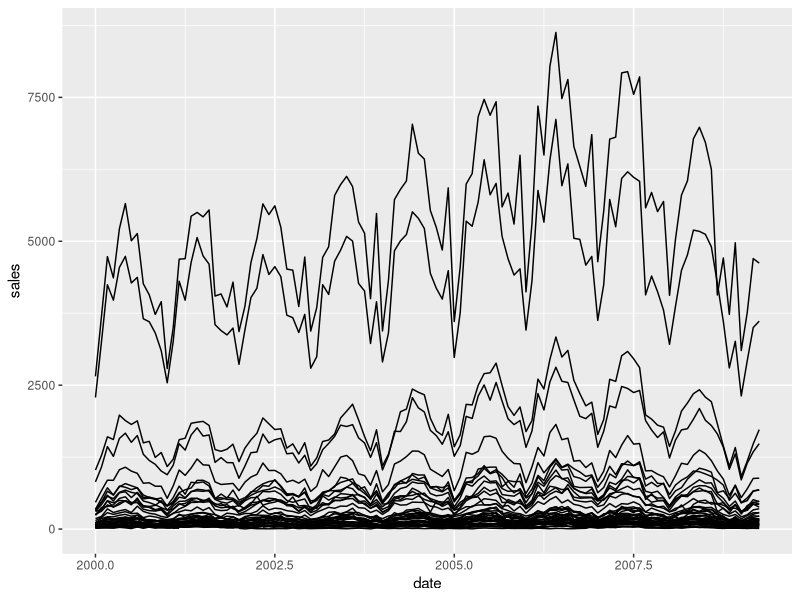
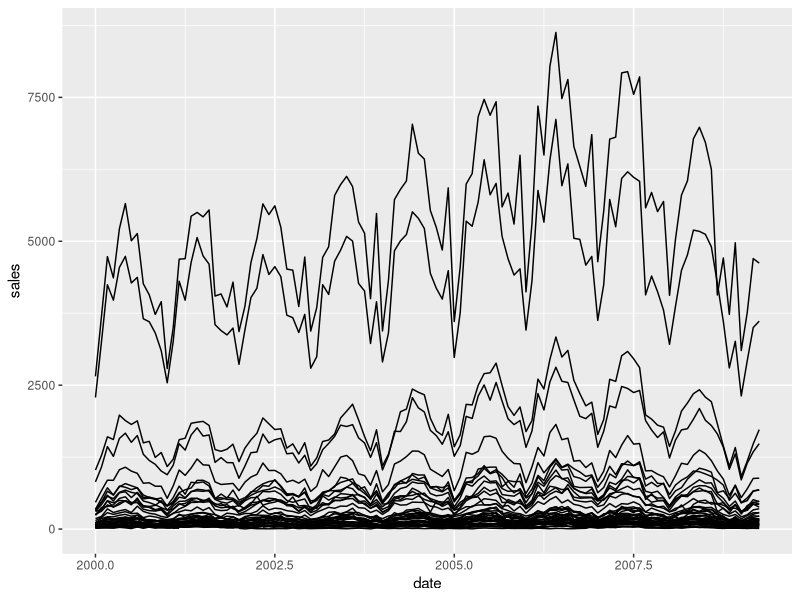

R code for these plots, in order: (Note: this script raises an error after producing the figures.)
library(ggplot2)
options(na.action = "na.exclude")

# Helper functions ----------------------------------------------------------
deseas <- function(var, month) {
  resid(lm(var ~ factor(month))) + mean(var, na.rm = TRUE)
}

# Explore multiple cities ----------------------------------------------------
tx <- read.csv("tx-house-sales.csv")

# We know from our exploration of Houston data that many of the series
# have strong seasonal components.  It's a good idea to check that's true for 
# all cities.  We'll start with sales.
qplot(date, sales, data = tx, geom = "line", group = city)
ggsave("tx-all-sales.pdf", width = 8, height = 4)

# Hmmmm.  Problem!  There's a large variation in the number of sales between
# cities.  The seasonal pattern does look pretty constant though.

# First possible solution, just remove the seasonal effect as we did for a 
# single city, but applied to multiple cities (using model as a tool)  
tx <- ddply(tx, "city", transform, 
  sales_ds = deseas(sales, month))
qplot(date, sales_ds, data = tx, geom = "line", group = city)
ggsave("tx-all-sales-ds.pdf", width = 8, height = 4)

# It works, but we don't gain much insight into what's going on.
# Let's fit the models, and actually look at them this time
models <- dlply(tx, "city", function(df) 
  lm(sales ~ factor(month), data = df))

models[[1]]
coef(models[[1]])

# To extract the coefficients, we want to go from a list to data frame
# Notice how plyr remembers the city names that we originally broke the
# models up by.
ldply(models, coef)

# Two problems with the model:
#   * Coefficients aren't comparable, because of varying sizes
#     Solution: log-transform to convert to ratios
#   * Coefficients not in useful form for plotting
#     Solution: create data frame ourselves
qplot(date, log10(sales), data = tx, geom = "line", group = city)
ggsave("tx-all-sales-log.pdf", width = 8, height = 6)

models2 <- dlply(tx, "city", function(df) 
  lm(log10(sales) ~ factor(month), data = df))
coef2 <- ldply(models2, function(mod) {
  data.frame(
    month = 1:12, 
    effect = c(0, coef(mod)[-1]), 
    intercept = coef(mod)[1])
})

# Pretty consistent pattern, although there are few outliers
qplot(month, effect, data = coef2, group = city, geom = "line")
ggsave("tx-all-month.pdf", width = 8, height = 6)
# More interpretable if we back-transform - can now interpret as ratios
qplot(month, 10 ^ effect, data = coef2, group = city, geom = "line")
ggsave("tx-all-month-back.pdf", width = 8, height = 6)
# What are the outliers?
qplot(month, 10 ^ effect, data = coef2, geom = "line") + facet_wrap(~ city)
ggsave("tx-all-month-back-city.pdf", width = 8, height = 6)
# They are small cities. Hmmmmm

# Have a look at the distributions
qplot(effect, data = coef2, binwidth = 0.05) + facet_wrap(~ month)

# Single model ----------------------------------------------------

mod <- lm(log10(sales) ~ city + factor(month), data = tx)

tx$sales2 <- 10 ^ resid(mod)
qplot(date, sales2, data = tx, geom = "line", group = city)
ggsave("tx-all-single.pdf", width = 8, height = 6)
# Now we're starting to get somewhere!  Can see general pattern, although
# there are a few outliers.  Look at cities individually to identify:
last_plot() + facet_wrap(~ city)
ggsave("tx-all-single-city.pdf", width = 8, height = 6)
# Some problem cities:
#   * Bryan-College station: has different seasonal pattern (Texas A&M?)
#   * Similarly with San Marcos (a lot of missing data)
#   * Palestine: massive increase beginning 2007

# Can resolve seasonal problems by fitting separate seasonal pattern to each
# city (Challenge: how is this different to the indivudal models we fit 
# before?)  But probably better to use more sophisticated model (e.g. mixed 
# effects) model.
mod2 <- lm(log10(sales) ~ city:factor(month), data = tx)
tx$sales3 <- 10 ^ resid(mod2)
qplot(date, sales3, data = tx, geom = "line") + facet_wrap(~ city)

# Further exploration
qplot(date, sales2, data = tx, geom = "line", group = city, alpha = I(0.2))
last_plot() + geom_smooth(aes(group = 1))

# Could smooth individual cities - again just using model as a tool
library(mgcv)
smooth <- function(var, date) {
  predict(gam(var ~ s(date)))
}
tx <- ddply(tx, "city", transform, 
  sales2_sm = smooth(sales2, date))
qplot(date, sales2_sm, data = tx, geom = "line", group = city)

# Another approach -----------------------------------------------------------

# Essence of most cities is seasonal term plus long term smooth trend.  We
# could fit this model to each city, and then look for model which don't
# fit well.

library(splines)
models3 <- dlply(tx, "city", function(df) {
  lm(log10(sales) ~ factor(month) + ns(date, 3), data = df)
})

# Extract rsquared from each model
rsq <- function(mod) c(rsq = summary(mod)$r.squared)
quality <- ldply(models3, rsq) 
qplot(rsq, city, data = quality)
ggsave("tx-all-quality.pdf", width = 6, height = 6)

qplot(rsq, reorder(city, rsq), data = quality)
ggsave("tx-all-quality-ordered.pdf", width = 6, height = 6)

quality$poor <- quality$rsq < 0.7
tx2 <- merge(tx, quality, by = "city")

# The cities don't look particularly differnet 
qplot(date, log10(sales), data = tx2, geom = "line", colour = poor) + 
  facet_wrap(~ city) + opts(legend.position = "none")
ggsave("tx-all-quality-col.pdf", width = 8, height = 6)

# But we should probably look at the residuals & predictions
mfit <- ldply(models3, function(mod) {
  data.frame(resid = resid(mod), pred = predict(mod))
})
tx2 <- cbind(tx2, mfit[, -1])
qplot(date, pred, data = tx2, geom = "line", colour = poor) + 
  facet_wrap(~ city) + opts(legend.position = "none")
ggsave("tx-all-poor-quality-col-pred.pdf", width = 8, height = 6)
qplot(date, resid, data = tx2, geom = "line", colour = poor) + 
  facet_wrap(~ city) + opts(legend.position = "none")
ggsave("tx-all-poor-quality-col-resid.pdf", width = 8, height = 6)
